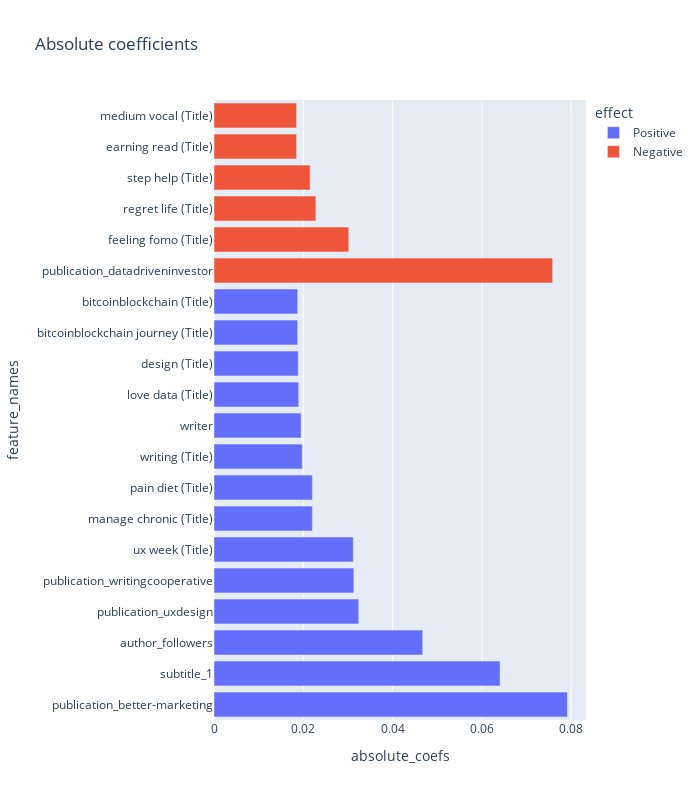

The notebook cell this image was saved under:
### Markdown cell above
The presence of a these features will result in an increase or decrease of logit(p) of the value of the coefficients. Where logit(p) is log(p/1-p). and p is the probability of Y being class 1. 

Y can take two values, either 0 or 1. P{Y=1} is called the probability of success. Hence logit(p) = log(P{Y=1}/P{Y=0}). This is called the log-odds ratio.

Hence a 1 unit increase in X₁ (or in this case, the presence of the feature) will result in b increase in the log-odds ratio of success : failure.

The log-odds ratio is simply the logarithm of the odds ratio. The reason logarithm is introduced is simply because the logarithmic function will yield a lovely normal distribution while shrinking extremely large values of P{Y=1}/P{Y=0}. Also, the logarithmic function is monotonically increasing, so it won’t ruin the order of the original sequence of numbers.

Lets take the case of having python in the title: It will result in a 1.036517 increase in logit(p) or log(p/1-p). Now, if log(p/1–p) increases by 1.036517, that means that p/(1 — p) will increase by exp(1.036517) = 2.81.

This is a 181% increase in the odds of belonging to class 1, i.e having an amount of claps higher than 95 (assuming that the variable female remains fixed).

### Code cell
fig = px.bar(log_coefs_absolute, x='absolute_coefs',
             y='feature_names', color='effect', title='Absolute coefficients', width=700, height=800)

fig.show()

### Figure 1 — Plotly figure (JSON) as saved in the notebook; plotly's stock layout.template omitted (floating-point values rounded to 4 significant figures)
{"data": [{"alignmentgroup": "True", "hovertemplate": "effect=Positive<br>absolute_coefs=%{x}<br>feature_names=%{y}<extra></extra>", "legendgroup": "Positive", "marker": {"color": "#636efa", "pattern": {"shape": ""}}, "name": "Positive", "offsetgroup": "Positive", "orientation": "h", "showlegend": true, "textposition": "auto", "type": "bar", "x": [0.07916, 0.06407, 0.04674, 0.03242, 0.03133, 0.0312, 0.02203, 0.02203, 0.01978, 0.01951, 0.01898, 0.01886, 0.01876, 0.01876], "xaxis": "x", "y": ["publication_better-marketing", "subtitle_1", "author_followers", "publication_uxdesign", "publication_writingcooperative", "ux week (Title)", "manage chronic (Title)", "pain diet (Title)", "writing (Title)", "writer", "love data (Title)", "design (Title)", "bitcoinblockchain journey (Title)", "bitcoinblockchain (Title)"], "yaxis": "y"}, {"alignmentgroup": "True", "hovertemplate": "effect=Negative<br>absolute_coefs=%{x}<br>feature_names=%{y}<extra></extra>", "legendgroup": "Negative", "marker": {"color": "#EF553B", "pattern": {"shape": ""}}, "name": "Negative", "offsetgroup": "Negative", "orientation": "h", "showlegend": true, "textposition": "auto", "type": "bar", "x": [0.07586, 0.03019, 0.02282, 0.02153, 0.0185, 0.0185], "xaxis": "x", "y": ["publication_datadriveninvestor", "feeling fomo (Title)", "regret life (Title)", "step help (Title)", "earning read (Title)", "medium vocal (Title)"], "yaxis": "y"}], "layout": {"barmode": "relative", "height": 800, "legend": {"title": {"text": "effect"}, "tracegroupgap": 0}, "title": {"text": "Absolute coefficients"}, "width": 700, "xaxis": {"anchor": "y", "domain": [0, 1], "title": {"text": "absolute_coefs"}}, "yaxis": {"anchor": "x", "domain": [0, 1], "title": {"text": "feature_names"}}}}
